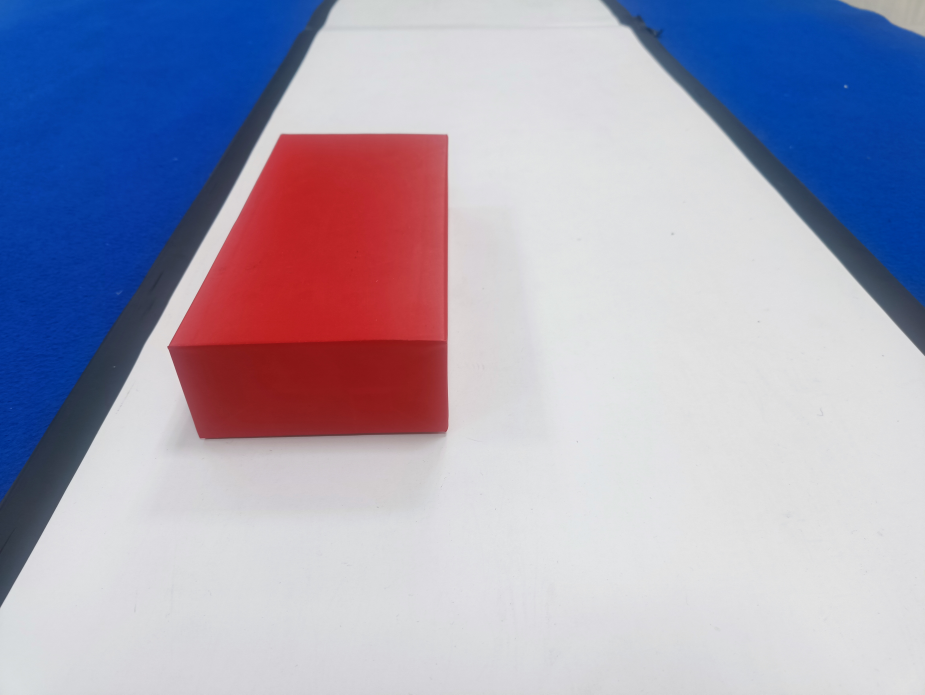
//> input picture png/roadblock_left.jpg, 4624 x 3472 px (shown at 1/5 size)
$ ./test_get_start_point   (built with g++ and OpenCV 4)
//> lines starting //> are read from the running program, lines starting //| are printed output that depends on the picture; after the words box and inside, x2 and y2 are one past the last pixel; in counts of white or black regions, pixels touching at a corner belong together
/**
 * @file test_get_start_point.cpp
 * @brief 测试 find_line_lib::get_start_point() 函数 - 找边界起点
 *
 * 本测试程序用于验证在二值图像中找到赛道左右边界起点的功能。
 * 算法从图像中间位置出发，向左和向右搜索白色像素的边界点。
 *
 * 算法原理：
 *   1. 从图像中心行的指定位置开始
 *   2. 向左搜索白色像素的右边缘（黑白跳变点）
 *   3. 向右搜索白色像素的左边缘
 *   4. 返回左右两个边界起点坐标
 *
 * 使用方法：
 *   ./app_get_start_point.exe
 *   （需要 png/roadblock_left.jpg 存在）
 *
 * 预期输出：
 *   打印左右边界起点的坐标，并在图像上用圆点标记
 */

#include <opencv2/opencv.hpp>
#include "find_line_lib/get_start_point.h"
#include "find_line_lib/common.h"

/**
 * @brief 主函数
 * @return 程序退出码，0表示正常退出，1表示加载图像失败
 *
 * 测试流程：
 *   1. 加载测试图像 png/roadblock_left.jpg
 *   2. 将图像缩放到 640x480 大小
 *   3. 转换为灰度图
 *   4. 进行二值化处理（阈值127）
 *   5. 调用 get_start_point 找左右边界起点
 *   6. 在原图上标记找到的起点（红色=左边界起点，蓝色=右边界起点）
 *   7. 显示结果图像，等待按键退出
 */
int main() {
    // 加载测试图像
    cv::Mat img = cv::imread("png/roadblock_left.jpg");
//> img is the input picture: 3472 rows x 4624 cols, CV_8UC3; mean B, G, R 183.8, 161.8, 164
    if (img.empty()) {
        std::cout << "Failed to load image" << std::endl;
        return 1;
    }

    // 将图像缩放到 640x480（标准测试分辨率）
    cv::resize(img, img, cv::Size(640, 480));
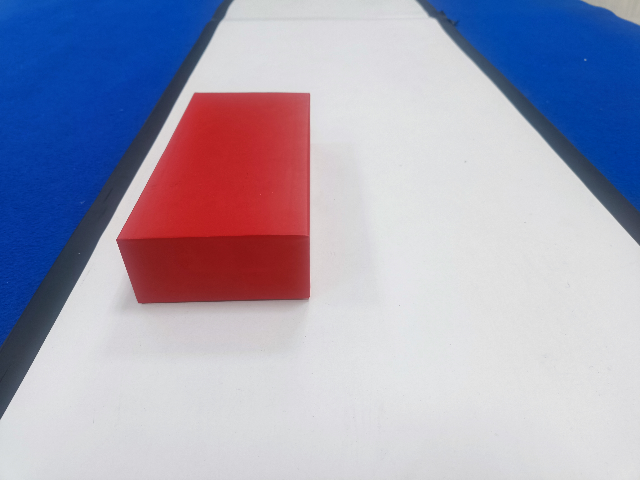
//> img: 480 rows x 640 cols, CV_8UC3; mean B, G, R 183.7, 161.7, 163.9

    // 转换为灰度图
    cv::Mat gray;
    cv::cvtColor(img, gray, cv::COLOR_BGR2GRAY);
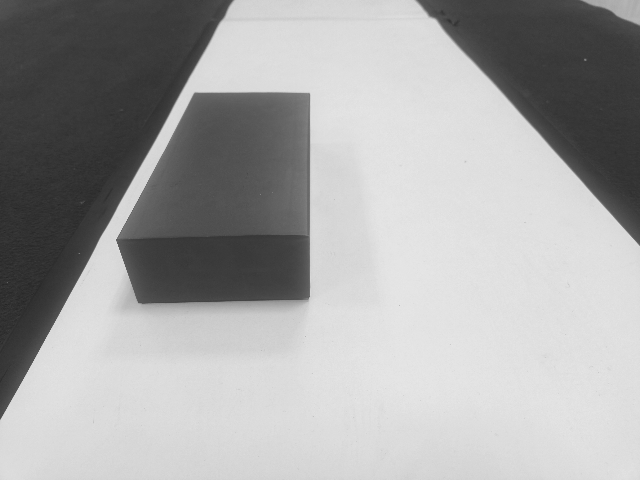
//> gray: 480 rows x 640 cols, CV_8UC1; min 37, max 231, mean 164.9

    // 二值化：灰度值>127的变为255（白色），否则变为0（黑色）
    cv::Mat bin_img;
    cv::threshold(gray, bin_img, 127, 255, cv::THRESH_BINARY);
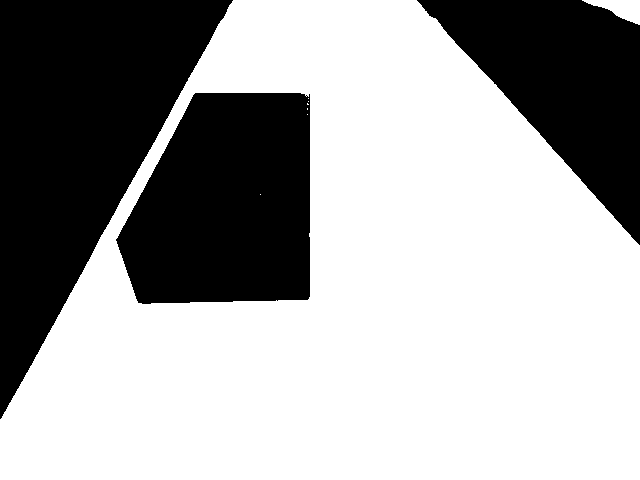
//> bin_img: 480 rows x 640 cols, CV_8UC1; 64.4% white; 3 black regions, box (x1, y1, x2, y2) and area: (0, 0, 233, 419) 48875, (116, 93, 310, 304) 33932, (417, 0, 640, 245) 26507

    // 获取图像尺寸
    int h = bin_img.rows;
//> h = 480
    int w = bin_img.cols;
//> w = 640

    // 调用 get_start_point 找边界起点
    // 参数说明：
    //   bin_img.data: 二值图像数据指针
    //   w, h: 图像宽高
    //   Point(w/2, h/2): 搜索起点（图像中心）
    //   1, w-1: 搜索范围的左右边界
    //   1, h-1: 搜索范围的上下边界
    //   "horizontal": 水平方向搜索模式
//> (the run ends here: the program needs code that is not available in this run, at `find_line_lib::Point start_pt(w/2, h/2);`)
